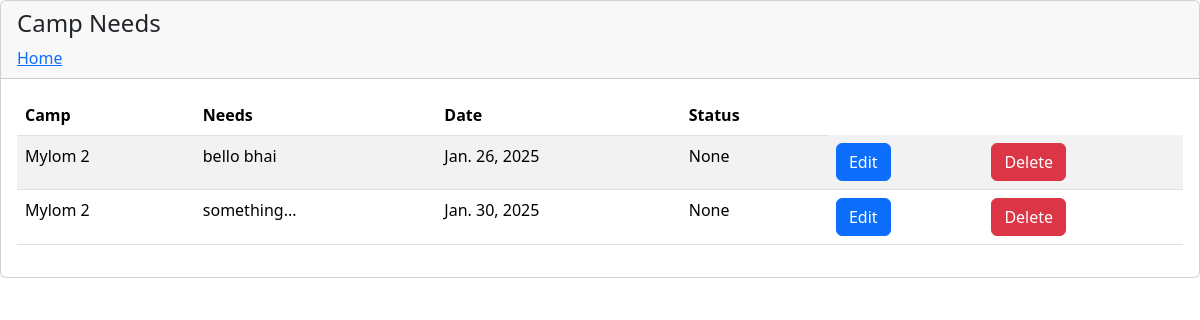
Before: /needs_view (signed in) with the older database file.
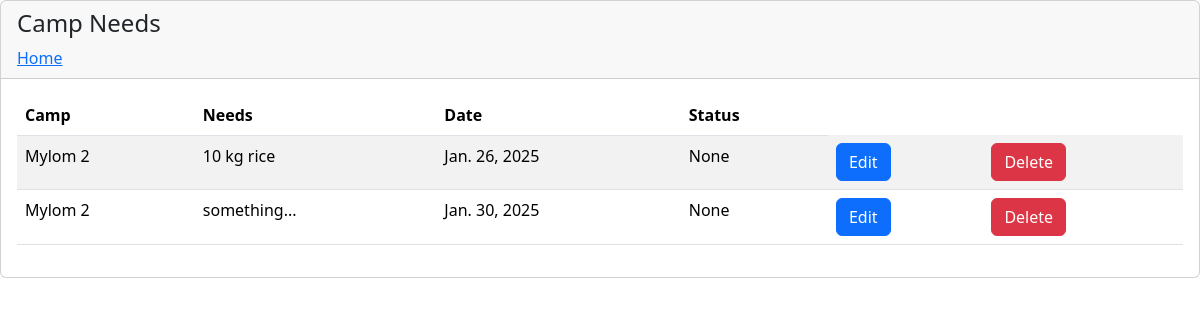
After: the same page with the newer database file.
### app/models.py (models this page shows)
class CampNeeds(models.Model):
    needs=models.TextField(max_length=100)
    status=models.CharField(max_length=100,null=True,blank=True)
    camp_id=models.ForeignKey(Camp,on_delete=models.CASCADE,null=True,blank=True)
    current_date=models.DateField(auto_now_add=True)

class Camp(models.Model):
    camp_name=models.CharField(max_length=100)
    full_address=models.CharField(max_length=150)
    district=models.CharField(max_length=100)
    city=models.CharField(max_length=100)
    panchayath=models.CharField(max_length=100)
    thaluk=models.CharField(max_length=100)
    contact=models.CharField(max_length=15)
    login_id=models.ForeignKey(Login,on_delete=models.CASCADE,null=True,blank=True)

### app/views.py (the view)
# urls.py: path('needs_view',views.NeedsViewTable,name="NeedsViewTable"),
def NeedsViewTable(request):
        session_id=request.session['camp_id']
        a=get_object_or_404(Camp,login_id=session_id)
        needs=CampNeeds.objects.filter(camp_id=a)
        return render(request,'needs_view_table.html',{'needs':needs})

### app/templates/needs_view_table.html (shortened to what this page needs)
{% load static%}
<!DOCTYPE html>
<html lang="en">
<head>
  <link
      href="https://cdn.jsdelivr.net/npm/bootstrap@5.3.3/dist/css/bootstrap.min.css"
      rel="stylesheet"
    />
</head>
<body>
  <div class="row">
    <div class="col-md-12">
      <div class="card">
        <div class="card-header">
          <h4 class="card-title">Camp Needs</h4>
          <a href="{% url 'CampHome' %}">Home</a>
        </div>
        <link rel="stylesheet" href="{% static "admin/assets/css/bootstrap.min.css" %}" />
        <div class="card-body">
          <div class="table-responsive">
            <table
              id="basic-datatables"
              class="display table table-striped table-hover"
            >
            <thead>
              <tr>
                <th>Camp</th>
                <th>Needs</th>
                <th>Date</th>
                <th>Status</th>
              </tr>
            </thead>
            <tbody>
                  {% for need in needs %}
                  <tr>
                    <td>{{need.camp_id.camp_name}}</td>
                    <td>{{need.needs}}</td>
                    <td>{{need.current_date}}</td>
                    <td>{{need.status}}</td>
                    {% if need.status == "approved" %}
                    <td colspan="2">needs approved</td>
                    {% else %}
                    <td><button class="btn btn-primary"><a href="{% url 'EditCampNeed' need.id %}"  style="color: white;text-decoration: none;">Edit</a></button></td>
                    <td>
                      <button
                      class="btn btn-danger"
                      data-toggle="modal"
                      data-target="#deleteModal"
                      data-user-id="{{ need.id }}"
                      >
                      Delete
                    </button>
                  </td>
                    {% endif %}
                </tr>
                  {% endfor %}
                </tbody>
            </table>
          </div>
        </div>
      </div>
    </div>
    </div>
</body>
</html>

Changed rows visible on the page:
changed CampNeeds: needs "bello bhai" → "10 kg rice"
